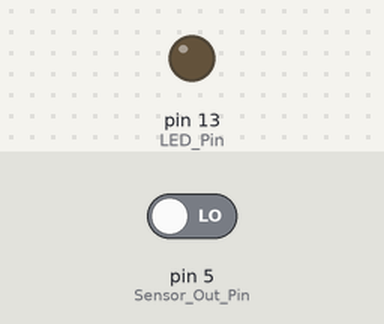
The sketch below on a simulated Arduino Uno, built with avr-gcc and run on an emulated ATmega328P. Shown: output pins drawn as LEDs (lit = HIGH). Dashed ring = blinking. The inputs (shaded band) are chosen by the test bench; at power-on: pin 5 (Sensor_Out_Pin) LOW.

Above: at 1.2 s.
1.3 s: pin 5 (Sensor_Out_Pin) driven HIGH
At 1.42 s:
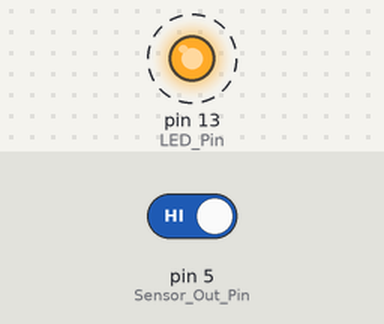
Timing chart, 0 to 4.3 s (numbered marks = the images above; inputs shaded):
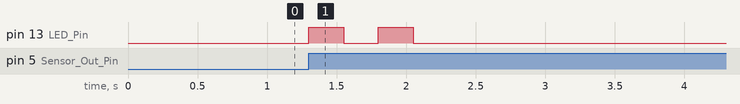

The sketch:

Vibration_Sensor.ino
```cpp
#include <Arduino.h>
#include <stdio.h>

//define on/off logic symbols with name ON and OFF
#define ON HIGH
#define OFF LOW

#define Sensor_Out_Pin 5
#define LED_Pin  13

int present_condition = 0;
int previous_condition = 0;

void setup() {
pinMode(Sensor_Out_Pin, INPUT);
pinMode(LED_Pin, OUTPUT);
}


void LED_Pin_blink(void);

void loop() {
previous_condition = present_condition;
present_condition = digitalRead(Sensor_Out_Pin); // Reading digital data from the A5 Pin of the Arduino.

if (previous_condition != present_condition) {
LED_Pin_blink();

} else {
digitalWrite(LED_Pin, OFF);
}
}

void LED_Pin_blink(void) {
digitalWrite(LED_Pin, ON);
delay(250);
digitalWrite(LED_Pin, OFF);
delay(250);
digitalWrite(LED_Pin, ON);
delay(250);
digitalWrite(LED_Pin, OFF);
delay(250);
}
```

Measured:
- after the input at 1.3 s, pin 13 (LED_Pin): alternates HIGH for 0.25 s and LOW for 0.25 s, 4 changes in all, then stays LOW, starting at once
